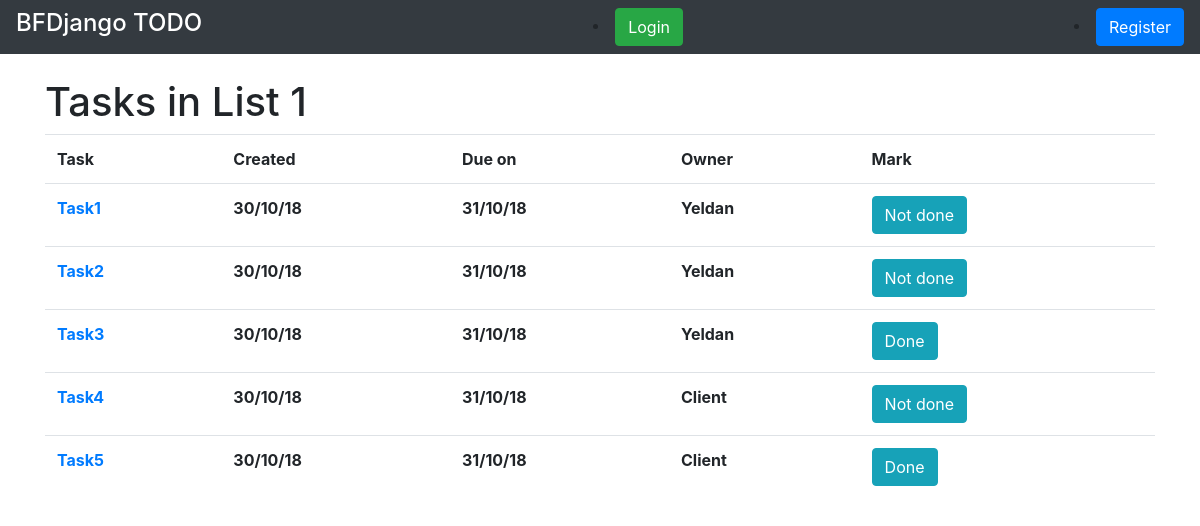
The page / on the database its author committed.
### main/models.py (models this page shows, shortened)
class Task(models.Model):
    name = models.CharField(max_length = 255)
    created = models.CharField(max_length = 255)
    due_on = models.CharField(max_length = 255)
    owner = models.ForeignKey(User, on_delete = models.CASCADE)
    objects = TaskManager()
    mark = models.BooleanField()

### main/views.py (the view)
# urls.py: path('', views.StartView.as_view(), name='start'),
class StartView(View):
    def get(self, request):
        tasks = Task.objects.all()
        context = { 'tasks': tasks }
        return render(request, 'todo_list.html', context)

### main/templates/todo_list.html (shortened to what this page needs)
{% extends 'index.html' %}
{% load static %}
{% block body %}
<h1> Tasks in List 1 </h1>
<table class="table">
    <tr>
        <th scope="col"> Task </th>
        <th scope="col"> Created </th>
        <th scope="col"> Due on </th>
        <th scope="col"> Owner </th>
        <th scope="col"> Mark </th>
    </tr>
    {% for task in tasks %}
    <tr>
        <th><a href=""> {{task.name}} </a></th>
        <th> {{task.created}} </th>
        <th> {{task.due_on}} </th>
        <th> {{task.owner}} </th>
        {% if task.mark is True %}
            <th><button type="button" class="btn btn-info"> Done </button></th>
        {% else %}
			<th><button type="button" class="btn btn-info"> Not done </button></th>
        {% endif %}
    </tr>
    {% endfor %}
</table>
{% endblock %}

### main/templates/index.html (shortened to what this page needs)
{% load static %}
<!DOCTYPE html>
<html>
<head>
	<link rel="stylesheet" href="https://stackpath.bootstrapcdn.com/bootstrap/4.1.3/css/bootstrap.min.css">
	<link rel="stylesheet" href="{% static 'index.css' %}">
</head>
<body>
	<nav class="navbar navbar-dark bg-dark">
			<h4> BFDjango TODO </h4>
			{% if user.is_authenticated %}
                <li class="nav-item">
                    <a href="{% url 'logout' %}"><button class="btn btn-danger"> Logout </button></a>
                </li>
            {% else %}
                <li class="nav-item">
                    <a href="{% url 'login' %}"><button class="btn btn-success"> Login </button></a>
                </li>
                <li class="nav-item">
                    <a href="{% url 'register' %}"><button class="btn btn-primary"> Register </button></a>
                </li>
            {% endif %}
	</nav>
<br>
<div class="container">
{% block body %}
{% endblock %}
</div>
</body>
</html>

### main/static/index.css (style rules this page uses)
h4 { color: white }

### rows shown on the page
Task: name "Task1", created "30/10/18", due_on "31/10/18", owner "Yeldan", mark "Not done"
Task: name "Task2", created "30/10/18", due_on "31/10/18", owner "Yeldan", mark "Not done"
Task: name "Task3", created "30/10/18", due_on "31/10/18", owner "Yeldan", mark "Done"
Task: name "Task4", created "30/10/18", due_on "31/10/18", owner "Client", mark "Not done"
Task: name "Task5", created "30/10/18", due_on "31/10/18", owner "Client", mark "Done"
